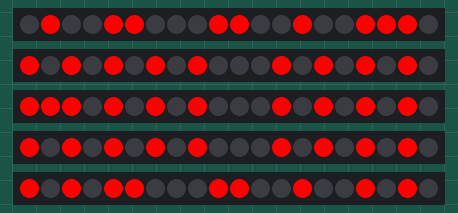
A program run on a simulated ESP32 board running MicroPython. Shown: 5 × 20 RGB LEDs in strip order, left to right.

Above: at 0.1 s.
At 2.1 s:
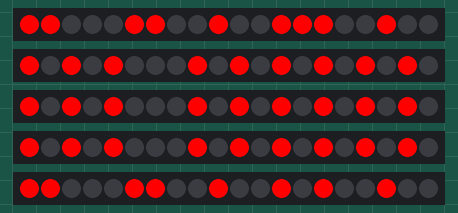
At 4.6 s:
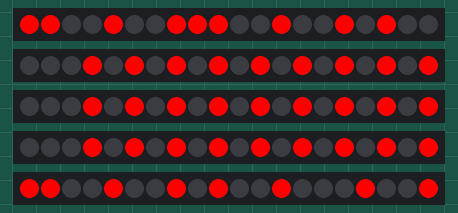
At 9.7 s:
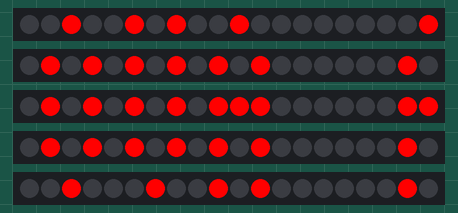
At 14.8 s:
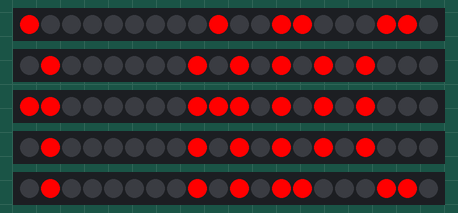
At 19.8 s:
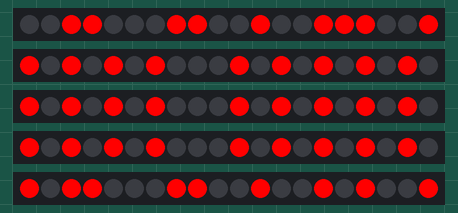

The program:

old_main.py
```python
from machine import Pin
from neopixel import NeoPixel
from time import sleep

class Matrix():
    def __init__(self,pins: list,columns: int):
        self.rows = []
        self.row_count = len(pins)
        self.text = False
        for i in range(0, len(pins)):
            self.rows.append(NeoPixel(pins[i],columns))
        self.columns = columns
        self.letter_index = 0
        self.letters = {
                   'A': [[0,1,0],[1,0,1],[1,1,1],[1,0,1],[1,0,1]],
                   'B': [[1,1,0],[1,0,1],[1,1,0],[1,0,1],[1,1,0]],
                   'C': [[0,1,1],[1,0,0],[1,0,0],[1,0,0],[0,1,1]],
                   'D': [[1,1,0],[1,0,1],[1,0,1],[1,0,1],[1,1,0]],
                   'E': [[1,1,1],[1,0,0],[1,1,1],[1,0,0],[1,1,1]],
                   'F': [[1,1,1],[1,0,0],[1,1,1],[1,0,0],[1,0,0]],
                   'G': [[0,1,1],[1,0,0],[1,0,1],[1,0,1],[0,1,1]],
                   'H': [[1,0,1],[1,0,1],[1,1,1],[1,0,1],[1,0,1]],
                   'I': [[1,1,1],[0,1,0],[0,1,0],[0,1,0],[1,1,1]],
                   'J': [[0,0,1],[0,0,1],[0,0,1],[1,0,1],[1,1,1]],
                   'K': [[1,0,1],[1,0,1],[1,1,0],[1,0,1],[1,0,1]],
                   'L': [[1,0,0],[1,0,0],[1,0,0],[1,0,0],[1,1,1]],
                   'M': [[1,0,1],[1,1,1],[1,0,1],[1,0,1],[1,0,1]],
                   'N': [[1,1,1],[1,0,1],[1,0,1],[1,0,1],[1,0,1]],
                   'O': [[0,1,0],[1,0,1],[1,0,1],[1,0,1],[0,1,0]],
                   'P': [[1,1,1],[1,0,1],[1,1,1],[1,0,0],[1,0,0]],
                   'Q': [[1,1,1],[1,0,1],[1,0,1],[1,1,1],[0,0,1]],
                   'R': [[1,1,0],[1,0,1],[1,1,0],[1,0,1],[1,0,1]],
                   'S': [[0,1,1],[1,0,0],[0,1,0],[0,0,1],[1,1,0]],
                   'T': [[1,1,1],[0,1,0],[0,1,0],[0,1,0],[0,1,0]],
                   'U': [[1,0,1],[1,0,1],[1,0,1],[1,0,1],[1,1,1]],
                   'V': [[1,0,1],[1,0,1],[1,0,1],[1,0,1],[0,1,0]],
                   'V': [[1,0,1],[1,0,1],[1,0,1],[1,0,1],[0,1,0]],
                   'W': [[1,0,1],[1,0,1],[1,0,1],[1,1,1],[1,0,1]],
                   'X': [[1,0,1],[1,0,1],[0,1,0],[1,0,1],[1,0,1]],
                   'Y': [[1,0,1],[1,0,1],[1,1,1],[0,1,0],[0,1,0]],
                   'Z': [[1,1,1],[0,0,1],[0,1,0],[1,0,0],[1,1,1]],
                   ' ': [[0,0,0],[0,0,0],[0,0,0],[0,0,0],[0,0,0]],
                   }
    def _shift(self,seq, n):
        n = n % len(seq)
        return seq[n:] + seq[:n]

    def clear(self):
        for i in range(0,len(self.rows)):
            for j in range(0,self.columns):
                self.rows[i][j] = (0,0,0)
            self.rows[i].write()
        self.letter_index = 0

    def generate_text(self,string,buff):
        text = []
        for i in range(0,self.row_count):
            text.append([])
        for letter in string:
            for idi, i in enumerate(self.letters[letter]):
                for idj, j in enumerate(i):
                    text[idi].append(j)
                text[idi].append(0)
        for i in range(0,self.row_count):
            for i in range(0,buff):
                text[i].append(0)
        self.text = text

    def write_text(self):
        if self.text != False:
            self._output(self.text)
        else:
            print("No Text defined")

    def _output(self,text):
        for idi, i in enumerate(text):
            for idj, j in enumerate(i):
                self.rows[idi][idj] = (j*255,0,0)
                if idj == self.columns-1:
                    break
            self.rows[idi].write()

    def rotate_text(self,interval=1,speed=1):
        text = self.text
        while True:
            self._output(text)
            sleep(speed)
            for i in range(0,self.row_count):
                text[i] = self._shift(text[i],interval)

    def shift_text(self,interval=1):
            for i in range(0,self.row_count):
                self.text[i] = self._shift(self.text[i],interval)


def main():
    m = Matrix([Pin(13),Pin(12),Pin(14),Pin(27),Pin(26)],20)
    m.generate_text("ADCONOVA",5)
    m.rotate_text(speed=0.5)
if __name__ == "__main__":
    main()
```

Measured:
- by itself, everything shown: repeats every 18.8 s, in 37 steps
- what the display in image 1 shows lasts 0.5 s, from 2.0 s to 2.5 s
